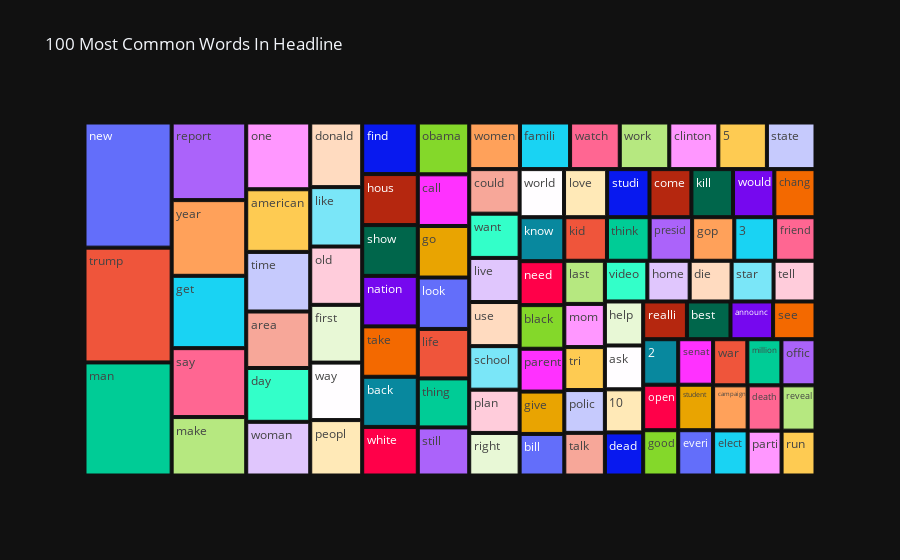

Notebook cell for this chart:
### Code cell
#THE TOP 100 MOST FREQUENTLY OCCURING WORDS IN HEADLINE DATA
all_words=[]
for i in range(len(df['tokenized'])):
    a=df['tokenized'][i]
    for i in a:
        all_words.append(i)
all_words=pd.Series(np.array(all_words))

common_words=all_words.value_counts()[:100].rename_axis('Common Words').reset_index(name='count')

fig = px.treemap(common_words, path=['Common Words'], values='count',template= "plotly_dark",title='100 Most Common Words In Headline')
fig.show()

### Figure 1 — Plotly figure (JSON) as saved in the notebook; plotly's stock layout.template omitted (floating-point values rounded to 4 significant figures)
{"data": [{"branchvalues": "total", "domain": {"x": [0, 1], "y": [0, 1]}, "hoverlabel": {"namelength": 0}, "hovertemplate": "labels=%{label}<br>count=%{value}<br>parent=%{parent}<br>id=%{id}", "ids": ["10", "2", "3", "5", "american", "announc", "area", "ask", "back", "best", "bill", "black", "call", "campaign", "chang", "clinton", "come", "could", "day", "dead", "death", "die", "donald", "elect", "everi", "famili", "find", "first", "friend", "get", "give", "go", "good", "gop", "help", "home", "hous", "kid", "kill", "know", "last", "life", "like", "live", "look", "love", "make", "man", "million", "mom", "nation", "need", "new", "obama", "offic", "old", "one", "open", "parent", "parti", "peopl", "plan", "polic", "presid", "realli", "report", "reveal", "right", "run", "say", "school", "see", "senat", "show", "star", "state", "still", "student", "studi", "take", "talk", "tell", "thing", "think", "time", "tri", "trump", "use", "video", "want", "war", "watch", "way", "white", "woman", "women", "work", "world", "would", "year"], "labels": ["10", "2", "3", "5", "american", "announc", "area", "ask", "back", "best", "bill", "black", "call", "campaign", "chang", "clinton", "come", "could", "day", "dead", "death", "die", "donald", "elect", "everi", "famili", "find", "first", "friend", "get", "give", "go", "good", "gop", "help", "home", "hous", "kid", "kill", "know", "last", "life", "like", "live", "look", "love", "make", "man", "million", "mom", "nation", "need", "new", "obama", "offic", "old", "one", "open", "parent", "parti", "peopl", "plan", "polic", "presid", "realli", "report", "reveal", "right", "run", "say", "school", "see", "senat", "show", "star", "state", "still", "student", "studi", "take", "talk", "tell", "thing", "think", "time", "tri", "trump", "use", "video", "want", "war", "watch", "way", "white", "woman", "women", "work", "world", "would", "year"], "name": "", "parents": ["", "", "", "", "", "", "", "", "", "", "", "", "", "", "", "", "", "", "", "", "", "", "", "", "", "", "", "", "", "", "", "", "", "", "", "", "", "", "", "", "", "", "", "", "", "", "", "", "", "", "", "", "", "", "", "", "", "", "", "", "", "", "", "", "", "", "", "", "", "", "", "", "", "", "", "", "", "", "", "", "", "", "", "", "", "", "", "", "", "", "", "", "", "", "", "", "", "", "", ""], "type": "treemap", "values": [231, 223, 249, 317, 561, 225, 506, 235, 390, 230, 260, 273, 372, 218, 277, 320, 282, 314, 482, 231, 215, 239, 470, 218, 221, 327, 401, 420, 246, 755, 265, 371, 222, 257, 236, 241, 397, 260, 280, 275, 245, 356, 432, 311, 370, 290, 610, 1379, 220, 245, 393, 275, 1526, 373, 220, 424, 598, 223, 268, 213, 403, 305, 243, 259, 231, 810, 215, 300, 213, 719, 307, 224, 222, 395, 239, 317, 346, 222, 285, 392, 242, 239, 353, 260, 534, 244, 1400, 311, 242, 312, 221, 324, 418, 378, 481, 331, 323, 299, 278, 790]}], "layout": {"legend": {"tracegroupgap": 0}, "title": {"text": "100 Most Common Words In Headline"}}}
